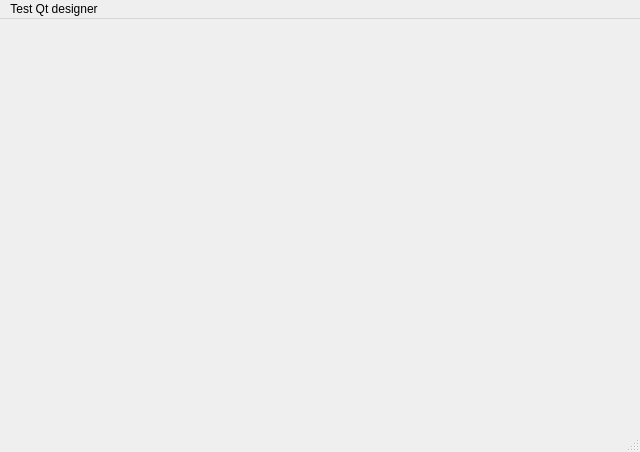
<?xml version="1.0" encoding="UTF-8"?>
<ui version="4.0">
 <class>TestQt</class>
 <widget class="QMainWindow" name="TestQt">
  <property name="geometry">
   <rect>
    <x>0</x>
    <y>0</y>
    <width>640</width>
    <height>452</height>
   </rect>
  </property>
  <property name="cursor">
   <cursorShape>PointingHandCursor</cursorShape>
  </property>
  <property name="windowTitle">
   <string>Test Qt designer</string>
  </property>
  <widget class="QWidget" name="centralwidget"/>
  <widget class="QMenuBar" name="menubar">
   <property name="geometry">
    <rect>
     <x>0</x>
     <y>0</y>
     <width>640</width>
     <height>24</height>
    </rect>
   </property>
   <widget class="QMenu" name="menuTest_Qt_designer">
    <property name="title">
     <string>Test Qt designer</string>
    </property>
    <addaction name="actionFile"/>
    <addaction name="actionFile_2"/>
    <addaction name="action"/>
   </widget>
   <addaction name="menuTest_Qt_designer"/>
  </widget>
  <widget class="QStatusBar" name="statusbar"/>
  <action name="actionFile">
   <property name="text">
    <string>File</string>
   </property>
  </action>
  <action name="actionFile_2">
   <property name="text">
    <string>File 2</string>
   </property>
  </action>
  <action name="action">
   <property name="text">
    <string>File 3</string>
   </property>
  </action>
 </widget>
 <resources/>
 <connections/>
</ui>
